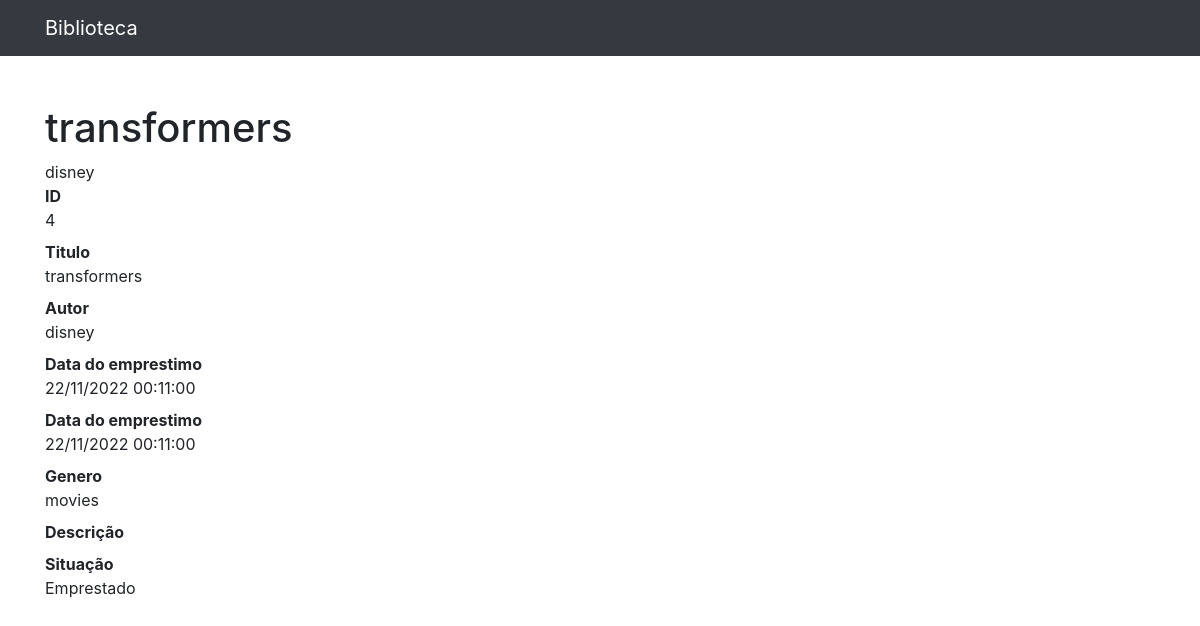
Page /specs/4 on the committed database.
### titulos/models.py (models this page shows, shortened)
class Titulo(models.Model):
    livro = models.CharField(max_length=255)
    autor = models.CharField(max_length=255)
    editora = models.CharField(max_length=255)
    genero = models.CharField(max_length=255)
    descricao = models.TextField(max_length=750, blank=True)
    pub = models.DateField()
    data_emprestimo = models.DateTimeField()
    data_devolucao = models.DateTimeField()
    sit = models.ForeignKey(Sit, on_delete=models.DO_NOTHING)

class Sit(models.Model):
    situ = models.CharField(max_length=15)
    def __str__(self):
        return self.situ

### titulos/views.py (the view)
# urls.py: path('specs/', include('titulos.urls')),
def specs(request,titulo_id ):
    titulos= Titulo.objects.get(id=titulo_id)
    return render(request,'titulos/specs.html',{'titulo':titulos})

### titulos/templates/titulos/specs.html (shortened to what this page needs)
{% extends 'base.html'%}
{% block conteudo%}
        <h1 class="mt-5">{{titulo.livro}} </h1>
            {{titulo.autor}}
        <dl>
          <dt>ID</dt>
          <dd>{{titulo.id}}</dd>
          <dt>Titulo</dt>
          <dd>{{titulo.livro}}</dd>
          <dt>Autor</dt>
          <dd>{{titulo.autor}}</dd>
          <dt>Data do emprestimo</dt>
          <dd>{{titulo.data_emprestimo|date:'d/m/Y H:m:s'}}</dd>
          <dt>Data do emprestimo</dt>
          <dd>{{titulo.data_emprestimo|date:'d/m/Y H:m:s'}}</dd>
          <dt>Genero</dt>
          <dd>{{titulo.genero}}</dd>
          <dt>Descrição</dt>
          <dt>Situação</dt>
          <dd>
            {{titulo.sit}}
          </dd>
        </dl>
{%endblock%}

### rows in the picture
Titulo: livro "transformers", autor "disney", id "4", data_emprestimo "22/11/2022 00:11:00", genero "movies", sit "Emprestado"
